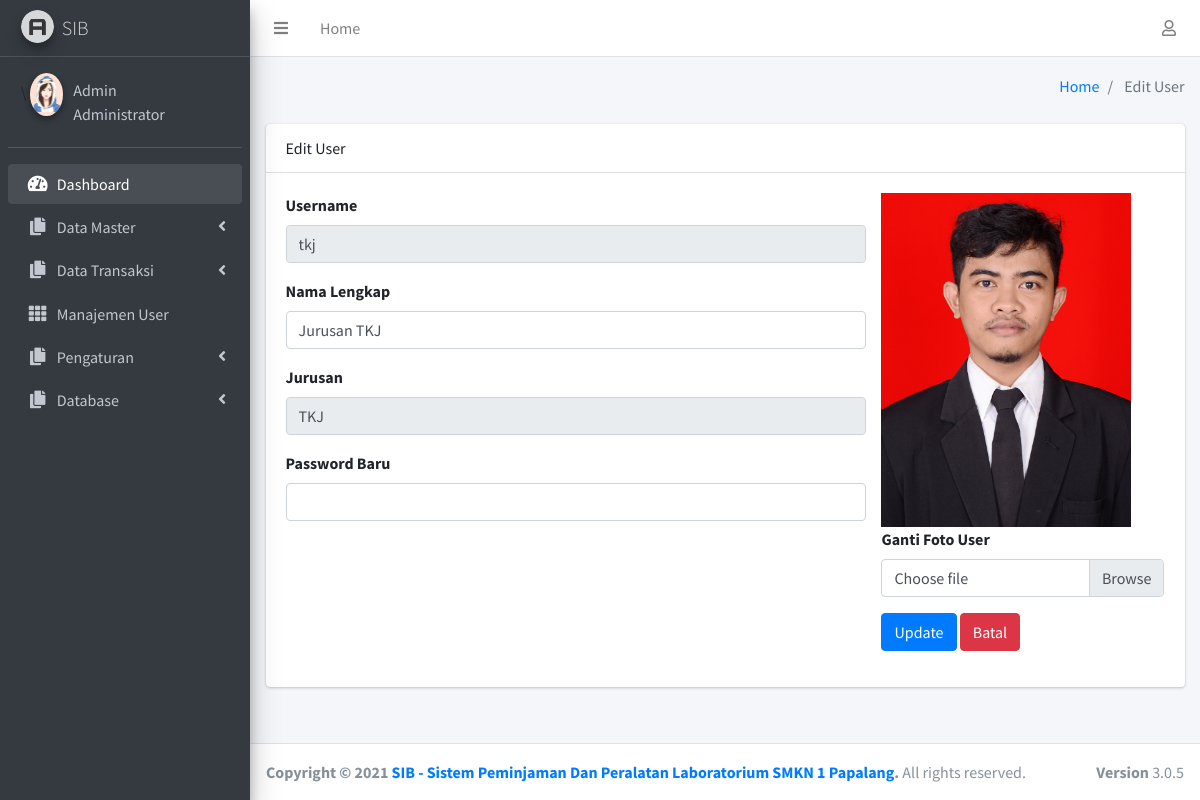
The app's page /dashboard/updateuser?id=2 (signed in) with its own data.
### tables this page shows
CREATE TABLE `user` (
  `user_id` int(20) NOT NULL,
  `username` varchar(100) NOT NULL,
  `password` varchar(100) NOT NULL,
  `nama_lengkap` varchar(100) NOT NULL,
  `level` enum('Administrator','Sapras','TKJ','TAV','TPHP','TBSM','TKR','TLAS','DPIB','GURU') NOT NULL,
  `gambar` varchar(100) NOT NULL
);

### dashboard/updateuser.php (the view, shortened to what this page needs)
<?php
include "global_header.php"; ?>
<div class="content">
    <div class="container-fluid">
        <div class="row">
            <div class="col-lg-12">
                <div class="card">
                    <div class="card-header">Edit User</div>
                    <div class="card-body">
                        <?php
                    $query = $koneksi->query("SELECT * FROM user WHERE user_id = '$_GET[id]'");
                    if(is_array($query) || is_object($query)){
                    foreach ($query as $data) {
                    ?>
                        <form action="prosesedituser.php?id=<?= $_GET['id'];?>" method="post" enctype="multipart/form-data">
                            <div class="row">
                                <div class="col-md-8">
                                    <div class="form-group">
                                        <label>Username</label>
                                        <input class="form-control" name="username" id="username" type="text"
                                            value="<?= $data['username']; ?>" readonly>
                                    </div>
                                    <div class="form-group">
                                        <label>Nama Lengkap</label>
                                        <input class="form-control" name="nama_lengkap" id="nama_lengkap" type="text"
                                            value="<?= $data['nama_lengkap']; ?>">
                                    </div>
                                    <div class="form-group">
                                        <label>Jurusan</label>
                                        <input class="form-control" name="level" id="level" type="text"
                                            value="<?= $data['level']; ?>" readonly>
                                    </div>
                                    <div class="form-group">
                                        <label>Password Baru</label>
                                        <input class="form-control" name="password" id="password" type="text">
                                    </div>
                                </div>
                                <div class="col-md-4">
                                    <img src="./img/user/<?= $data['gambar']; ?>" style="
    width: 250px;
" alt="">
                                    <div class="form-group">
                                        <label for="foto">Ganti Foto User</label>
                                        <div class="custom-file">
                                            <label class="custom-file-label" for="customFile">Choose file</label>
                                        </div>
                                    </div>
                                    <div class="form-group form-actions">
                                        <input class="btn btn-primary" type="submit" value="Update">
                                        <input class="btn btn-danger" id="reset" type="reset" value="Batal"
                                            onclick="self.history.back()">
                                    </div>
                                </div>
                            </div>
                        </form>
                        <?php }} ?>
                    </div>
                </div>
            </div>
        </div>
    </div>
</div>
</div>
<?php include "global_footer.php"; ?>

### records on screen
user: username "tkj", nama_lengkap "Jurusan TKJ", level "TKJ", gambar (picture)

### other values on screen
$_SESSION['nama_lengkap'] "Admin"
$_SESSION['level'] "Administrator"
$halaman "Edit User"
